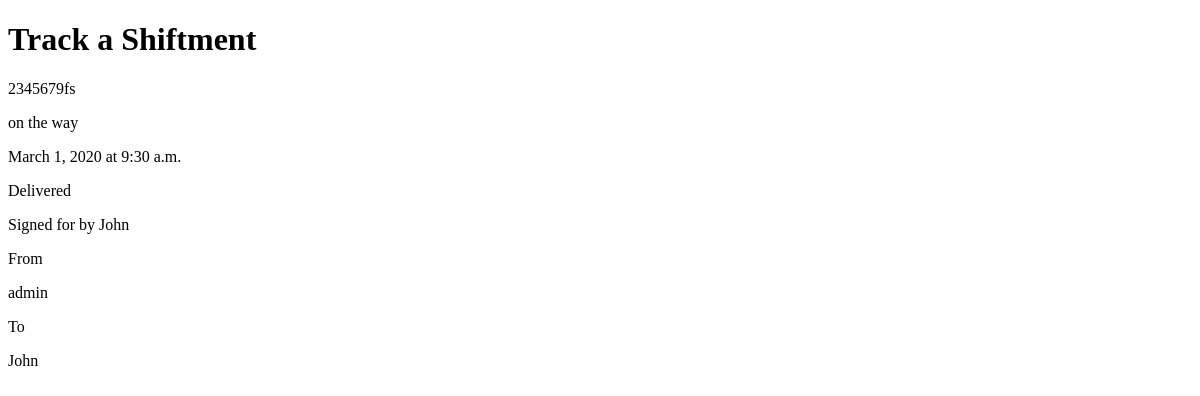
/track/2345679fs/, run on an earlier commit of the app's database.
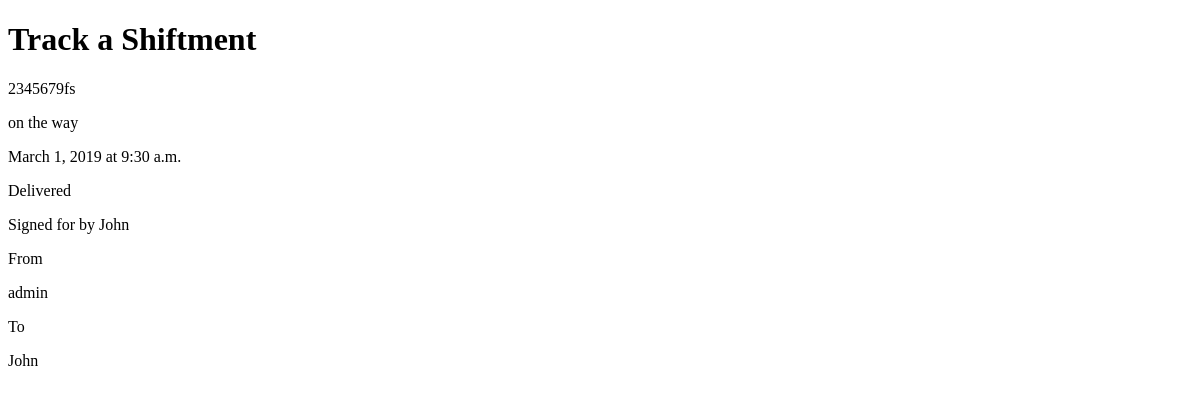
And on a later commit of the database.
### project/models.py (models this page shows, shortened)
class Track(models.Model):
    tracking_number = models.CharField(max_length=150, unique=True, primary_key=True)
    slug = models.SlugField(max_length=100)
    sender = models.ForeignKey(User, on_delete=models.CASCADE)
    receiver = models.CharField(max_length=300)
    signed_for_by = models.CharField(max_length=300)
    date = models.DateField()
    time = models.TimeField(auto_now_add=True)
    location = models.CharField(max_length=100, blank=False)
    destination = models.CharField(max_length=100, blank=False)
    status = models.IntegerField(choices=STATUS, default=1)
    class Meta:
        ordering = ['-time']

### project/views.py (the view)
# urls.py: path('track/<slug:slug>/', views.DetailPage.as_view(), name="detail"),
class DetailPage(generic.DetailView):
    model = Track
    context_object_name = 'track_detail'
    template_name = 'project/list_detail.html'

### project/templates/project/list_detail.html (shortened to what this page needs)
<!DOCTYPE html>
<html lang="en">
<head>
</head>
<body>
    <h1>Track a Shiftment</h1>
        <p>{{ track_detail.tracking_number }}</p>
        <p>on the way</p>
        <p>{{ track_detail.date }} at {{ track_detail.time }}</p>
        {% if track_detail.status == 0 %}
            <p>NIL</p>
        {% elif track_detail.status == 1 %}
            <p>Delivered</p>
        {% endif %}
        <p>Signed for by {{ track_detail.signed_for_by }}</p>
        <p>From</p>
        <p>{{ track_detail.sender }}</p>
        <p>To</p>
        <p>{{ track_detail.receiver }}</p>
</body>
</html>

What changed in the data, as far as the page shows it:
changed Track "2345679fs": date "March 1, 2020" → "March 1, 2019"
